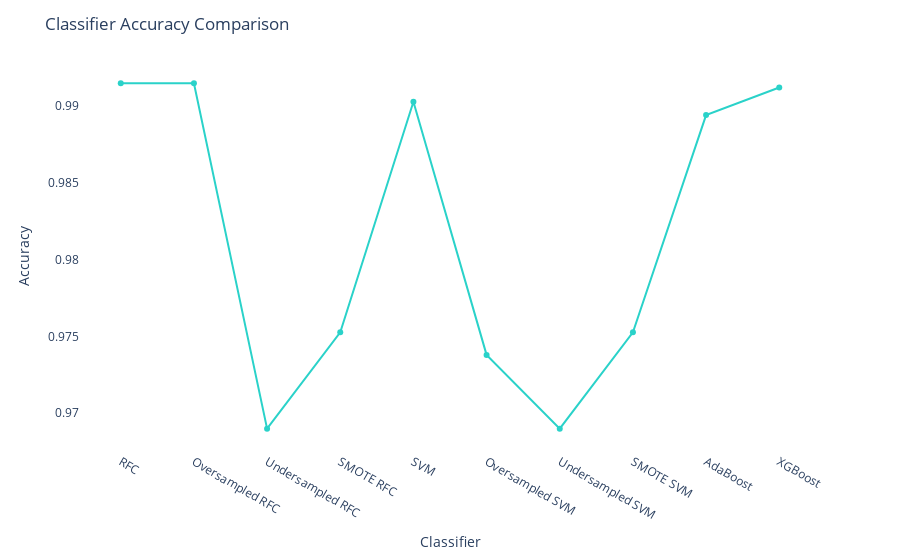

Notebook cell for this chart:
### Code cell
classifiers = [
    ('RFC', RFC),
    ('Oversampled RFC', RFCove),
    ('Undersampled RFC', svm_und),
    ('SMOTE RFC', svm_sm),
    ('SVM', svm),
    ('Oversampled SVM', svm_ovr),
    ('Undersampled SVM', svm_und),
    ('SMOTE SVM', svm_sm),
    ('AdaBoost', boosted_adaboost),
    ('XGBoost', boosted_xgboost),
]

accuracy_scores = [accuracy_score(y_test, clf.predict(x_test)) for _, clf in classifiers]

model_names = [name for name, _ in classifiers]

fig = px.line(x=model_names, y=accuracy_scores, markers=True, line_shape='linear',
              color_discrete_sequence=['#2ad2c9'] * len(classifiers))

fig.update_layout(
    title='Classifier Accuracy Comparison',
    xaxis_title='Classifier',
    yaxis_title='Accuracy', plot_bgcolor='white'
)

fig.show()

### Figure 1 — Plotly figure (JSON) as saved in the notebook; plotly's stock layout.template omitted (floating-point values rounded to 4 significant figures)
{"data": [{"hovertemplate": "x=%{x}<br>y=%{y}<extra></extra>", "legendgroup": "", "line": {"color": "#2ad2c9", "dash": "solid", "shape": "linear"}, "marker": {"symbol": "circle"}, "mode": "lines+markers", "name": "", "orientation": "v", "showlegend": false, "type": "scatter", "x": ["RFC", "Oversampled RFC", "Undersampled RFC", "SMOTE RFC", "SVM", "Oversampled SVM", "Undersampled SVM", "SMOTE SVM", "AdaBoost", "XGBoost"], "xaxis": "x", "y": [0.9915, 0.9915, 0.969, 0.9753, 0.9903, 0.9738, 0.969, 0.9753, 0.9894, 0.9912], "yaxis": "y"}], "layout": {"legend": {"tracegroupgap": 0}, "margin": {"t": 60}, "plot_bgcolor": "white", "title": {"text": "Classifier Accuracy Comparison"}, "xaxis": {"anchor": "y", "domain": [0, 1], "title": {"text": "Classifier"}}, "yaxis": {"anchor": "x", "domain": [0, 1], "title": {"text": "Accuracy"}}}}
